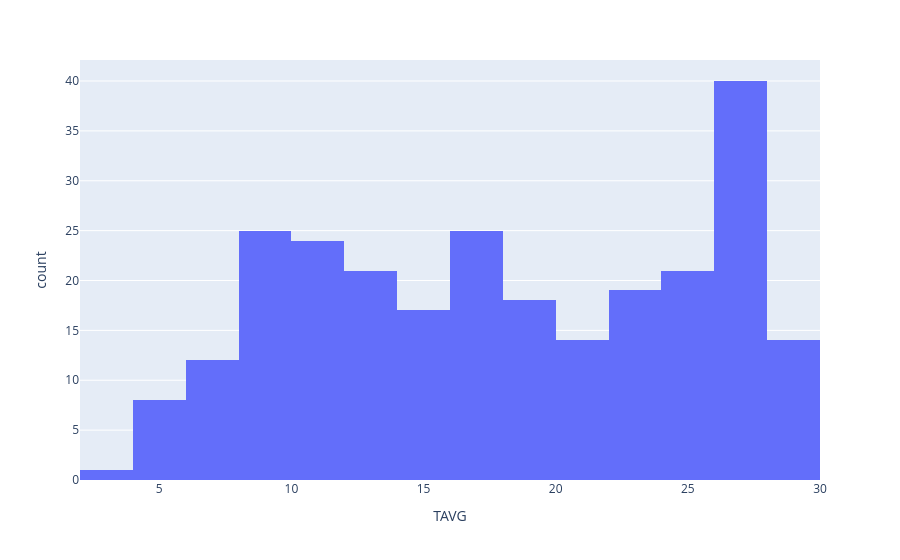

Source (notebook cell):
### Code cell
fig = px.histogram(df, x='TAVG')
fig.show()

### Figure 1 — Plotly figure (JSON) as saved in the notebook; plotly's stock layout.template omitted (floating-point values rounded to 4 significant figures; data arrays with more than 128 entries replaced by an {"elided": "..."} marker saying what was removed)
{"data": [{"alignmentgroup": "True", "bingroup": "x", "hovertemplate": "TAVG=%{x}<br>count=%{y}<extra></extra>", "legendgroup": "", "marker": {"color": "#636efa", "pattern": {"shape": ""}}, "name": "", "offsetgroup": "", "orientation": "v", "showlegend": false, "type": "histogram", "x": {"elided": "340 float values"}, "xaxis": "x", "yaxis": "y"}], "layout": {"autosize": true, "barmode": "relative", "legend": {"tracegroupgap": 0}, "margin": {"t": 60}, "xaxis": {"anchor": "y", "autorange": true, "domain": [0, 1], "range": [2, 30], "title": {"text": "TAVG"}, "type": "linear"}, "yaxis": {"anchor": "x", "autorange": true, "domain": [0, 1], "range": [0, 42.11], "title": {"text": "count"}}}}
